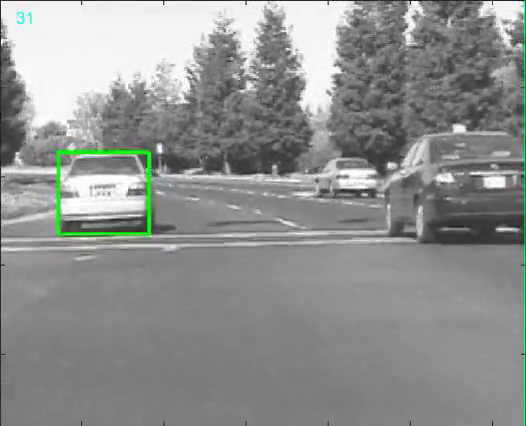
#> input picture frame 29 of tracking/tracked_Car1_ECO.mp4, 526 x 426 px, given in place of Car4.avi, which was not available
$ python tracking-car4.py
#> lines starting #> are read from the running program, lines starting #| are printed output that depends on the picture; after the words box and inside, x2 and y2 are one past the last pixel; in counts of white or black regions, pixels touching at a corner belong together; pictures that were not available may be replaced by others from this repository, and a replacement may not be noted

# coding: utf-8

# In[1]:


import cv2


# In[3]:


video_name = '../data/Car4/Car4.avi'
video_name_tracked = './tracked_Car4.avi'

# In[2]:


# Set up tracker.
# tracker = cv2.TrackerTLD_create() #good for car4
tracker = cv2.TrackerCSRT_create() # very good for car4 and car 1


# In[4]:


video = cv2.VideoCapture(video_name)


# In[5]:


# Read first frame.
ok, frame = video.read()
#> frame is the input picture: shape (426, 526, 3); mean B, G, R 143.2, 144.9, 142.9
height, width, layers = frame.shape
#> height = 426; width = 526; layers = 3
fourcc = cv2.VideoWriter_fourcc(*'DIVX')
video_tracked = cv2.VideoWriter(video_name_tracked, fourcc, 20, (width,height))
# In[7]:


# Define an initial bounding box
# bbox = (23,88,66,55)#car1
bbox = (70,51,107,87)#car4


# In[8]:


# Initialize tracker with first frame and bounding box
ok = tracker.init(frame, bbox)


# In[11]:


while True:
    # Read a new frame
    ok, frame = video.read()
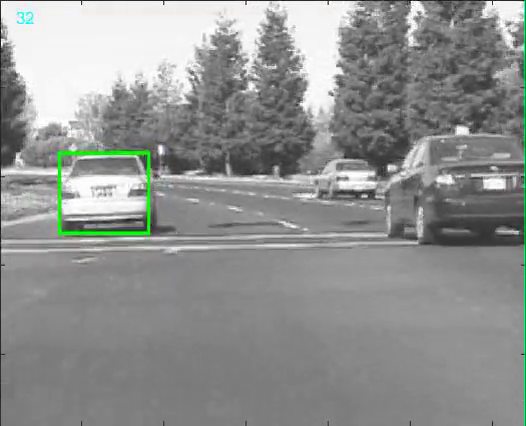
#> input picture frame 30 of tracking/tracked_Car1_ECO.mp4, 526 x 426 px, given in place of Car4.avi, which was not available
#> frame is the input picture: shape (426, 526, 3); mean B, G, R 144.5, 146.1, 144.1
    if not ok:
        break

    # Start timer
    timer = cv2.getTickCount()

    # Update tracker
    ok, bbox = tracker.update(frame)
#> ok = True; bbox = (70, 52, 109, 89)

    # Calculate Frames per second (FPS)
    fps = cv2.getTickFrequency() / (cv2.getTickCount() - timer);

    # Draw bounding box
    if ok:
        # Tracking success
        p1 = (int(bbox[0]), int(bbox[1]))
#> p1 = (70, 52)
        p2 = (int(bbox[0] + bbox[2]), int(bbox[1] + bbox[3]))
#> p2 = (179, 141)
        cv2.rectangle(frame, p1, p2, (255,0,0), 2, 1)
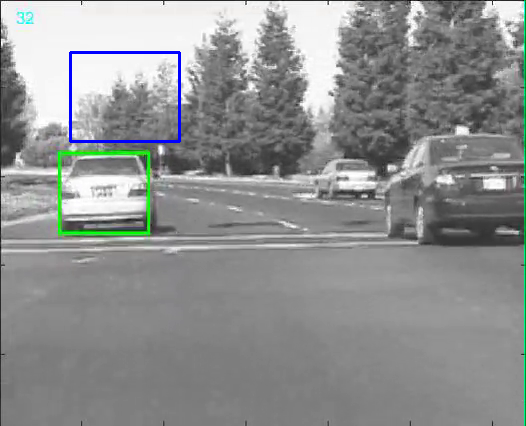
#> frame: shape (426, 526, 3); 0.53% of pixels changed, all inside (x1, y1, x2, y2) = (69, 51, 181, 143)

    else :
        pass
        # Tracking failure
        # cv2.putText(frame, "Tracking failure detected", (100,80), cv2.FONT_HERSHEY_SIMPLEX, 0.75,(0,0,255),2)

    # Display tracker type on frame
#     cv2.putText(frame, tracker_type + " Tracker", (100,20), cv2.FONT_HERSHEY_SIMPLEX, 0.75, (50,170,50),2);

    # Display FPS on frame
    # cv2.putText(frame, "FPS : " + str(int(fps)), (100,50), cv2.FONT_HERSHEY_SIMPLEX, 0.75, (50,170,50), 2);

    # Display result
    video_tracked.write(frame)
    cv2.imshow("Tracking", frame)


    # Exit if ESC pressed
    k = cv2.waitKey(1) & 0xff
#> (key Esc is pressed here)
    if k == 27 : break

cv2.destroyAllWindows()
video.release()

$ run again, starting later in the video
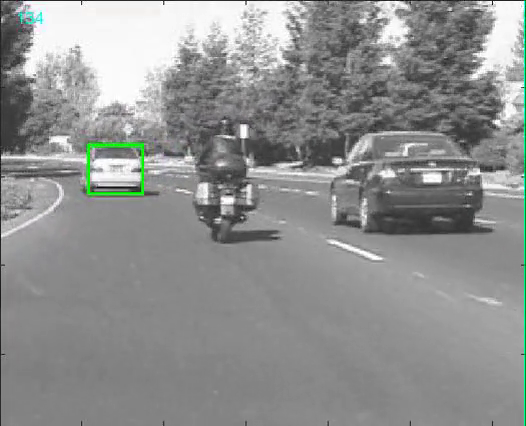
#> input picture frame 132 of tracking/tracked_Car1_ECO.mp4, 526 x 426 px, given in place of Car4.avi, which was not available
#> frame is the input picture: shape (426, 526, 3); mean B, G, R 143.8, 144.8, 143.3
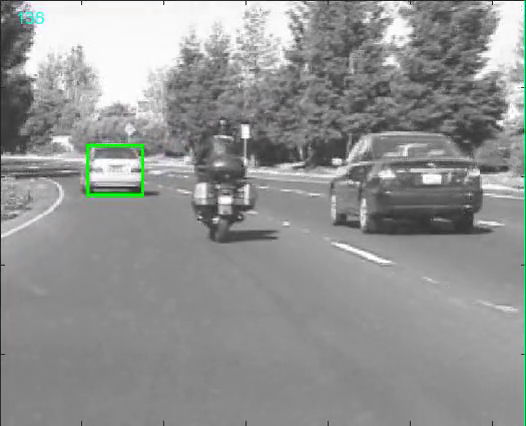
#> input picture frame 133 of tracking/tracked_Car1_ECO.mp4, 526 x 426 px, given in place of Car4.avi, which was not available
#> frame is the input picture: shape (426, 526, 3); mean B, G, R 146.5, 147.4, 145.9
#> ok = True; bbox = (72, 51, 107, 87)
#> p1 = (72, 51)
#> p2 = (179, 138)
#> `cv2.rectangle(frame, p1, p2, (255,0,0), 2, 1)`:
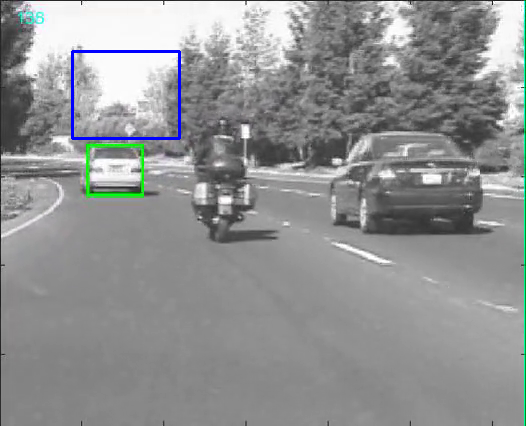
#> frame: shape (426, 526, 3); 0.52% of pixels changed, all inside (x1, y1, x2, y2) = (71, 50, 181, 140)

$ run again, starting later in the video
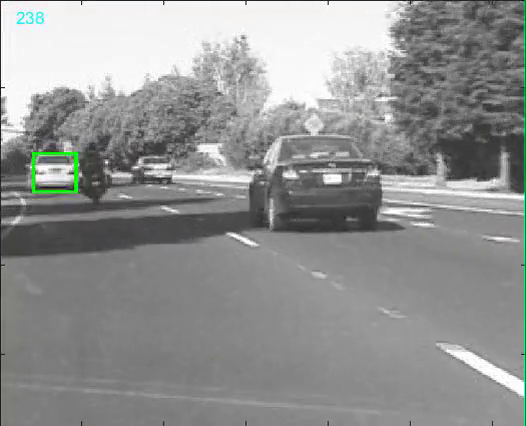
#> input picture frame 236 of tracking/tracked_Car1_ECO.mp4, 526 x 426 px, given in place of Car4.avi, which was not available
#> frame is the input picture: shape (426, 526, 3); mean B, G, R 146.3, 147.3, 146
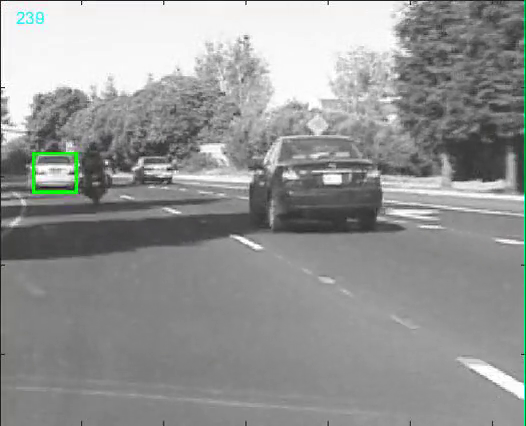
#> input picture frame 237 of tracking/tracked_Car1_ECO.mp4, 526 x 426 px, given in place of Car4.avi, which was not available
#> frame is the input picture: shape (426, 526, 3); mean B, G, R 148.7, 149.6, 148.3
#> ok = True; bbox = (72, 51, 107, 87)
#> p1 = (72, 51)
#> p2 = (179, 138)
#> `cv2.rectangle(frame, p1, p2, (255,0,0), 2, 1)`:
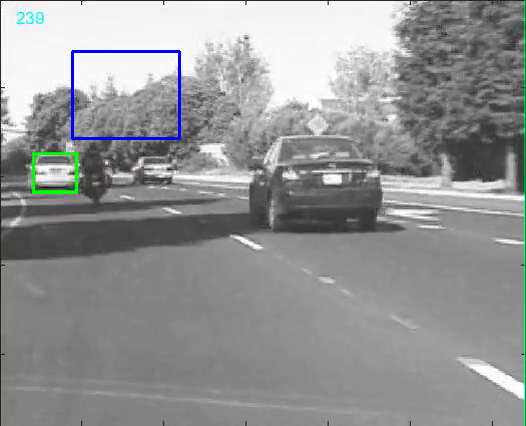
#> frame: shape (426, 526, 3); 0.52% of pixels changed, all inside (x1, y1, x2, y2) = (71, 50, 181, 140)
